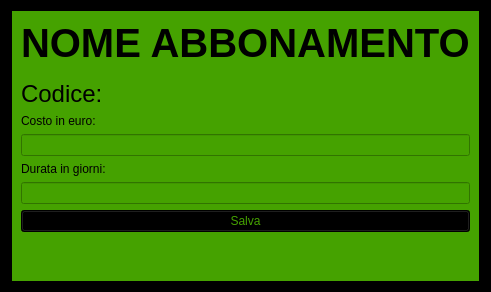
<?xml version="1.0" encoding="UTF-8"?>
<ui version="4.0">
 <class>Servizio</class>
 <widget class="QWidget" name="Servizio">
  <property name="geometry">
   <rect>
    <x>0</x>
    <y>0</y>
    <width>491</width>
    <height>292</height>
   </rect>
  </property>
  <property name="windowTitle">
   <string>Abbonamento</string>
  </property>
  <property name="styleSheet">
   <string notr="true">background-color: rgb(0, 0, 0);</string>
  </property>
  <layout class="QGridLayout" name="gridLayout">
   <item row="0" column="0" alignment="Qt::AlignHCenter|Qt::AlignVCenter">
    <widget class="QWidget" name="widget" native="true">
     <property name="styleSheet">
      <string notr="true">background-color: rgb(69, 162, 0);</string>
     </property>
     <layout class="QGridLayout" name="gridLayout_2">
      <item row="0" column="0">
       <layout class="QVBoxLayout" name="verticalLayout">
        <item>
         <widget class="QLabel" name="labelTipo">
          <property name="font">
           <font>
            <pointsize>30</pointsize>
            <weight>75</weight>
            <bold>true</bold>
           </font>
          </property>
          <property name="text">
           <string>NOME ABBONAMENTO</string>
          </property>
         </widget>
        </item>
        <item>
         <spacer name="verticalSpacer">
          <property name="orientation">
           <enum>Qt::Vertical</enum>
          </property>
          <property name="sizeHint" stdset="0">
           <size>
            <width>20</width>
            <height>40</height>
           </size>
          </property>
         </spacer>
        </item>
        <item>
         <widget class="QLabel" name="labelCodice">
          <property name="font">
           <font>
            <pointsize>18</pointsize>
           </font>
          </property>
          <property name="text">
           <string>Codice:</string>
          </property>
         </widget>
        </item>
        <item>
         <widget class="QLabel" name="label">
          <property name="text">
           <string>Costo in euro:</string>
          </property>
         </widget>
        </item>
        <item>
         <widget class="QLineEdit" name="labelCosto"/>
        </item>
        <item>
         <widget class="QLabel" name="label_2">
          <property name="text">
           <string>Durata in giorni:</string>
          </property>
         </widget>
        </item>
        <item>
         <widget class="QLineEdit" name="labelDurata"/>
        </item>
        <item>
         <widget class="QPushButton" name="pushButton">
          <property name="styleSheet">
           <string notr="true">color: rgb(69, 162, 0);
background-color: rgb(0, 0, 0);</string>
          </property>
          <property name="text">
           <string>Salva</string>
          </property>
         </widget>
        </item>
        <item>
         <spacer name="verticalSpacer_2">
          <property name="orientation">
           <enum>Qt::Vertical</enum>
          </property>
          <property name="sizeType">
           <enum>QSizePolicy::Fixed</enum>
          </property>
          <property name="sizeHint" stdset="0">
           <size>
            <width>20</width>
            <height>40</height>
           </size>
          </property>
         </spacer>
        </item>
       </layout>
      </item>
     </layout>
    </widget>
   </item>
  </layout>
 </widget>
 <resources/>
 <connections/>
</ui>
